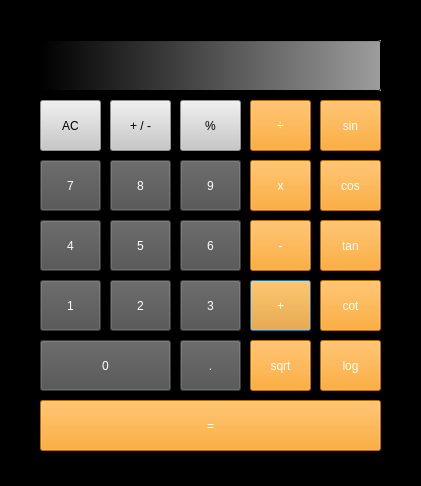
<?xml version="1.0" encoding="UTF-8"?>
<ui version="4.0">
 <class>Dialog</class>
 <widget class="QDialog" name="Dialog">
  <property name="geometry">
   <rect>
    <x>0</x>
    <y>0</y>
    <width>421</width>
    <height>486</height>
   </rect>
  </property>
  <property name="windowTitle">
   <string>Dialog</string>
  </property>
  <property name="styleSheet">
   <string notr="true">border-color: rgb(0, 0, 0);
background-color: rgb(0, 0, 0);
</string>
  </property>
  <widget class="QPushButton" name="b_sum">
   <property name="geometry">
    <rect>
     <x>250</x>
     <y>280</y>
     <width>61</width>
     <height>51</height>
    </rect>
   </property>
   <property name="styleSheet">
    <string notr="true">color: rgb(255, 255, 255);
background-color: rgb(255, 150, 0);
border-color: rgb(0, 0, 0);</string>
   </property>
   <property name="text">
    <string>+</string>
   </property>
  </widget>
  <widget class="QLineEdit" name="text_box">
   <property name="geometry">
    <rect>
     <x>40</x>
     <y>40</y>
     <width>341</width>
     <height>51</height>
    </rect>
   </property>
   <property name="styleSheet">
    <string notr="true">background-color: rgb(0, 0, 0);
background-color: qlineargradient(spread:pad, x20:0, y20:0, x2:1, y2:0, stop:0 rgba(0, 0, 0, 255), stop:1 rgba(200, 200, 200, 200));
color: rgb(255, 255, 255);</string>
   </property>
  </widget>
  <widget class="QPushButton" name="b_sub">
   <property name="geometry">
    <rect>
     <x>250</x>
     <y>220</y>
     <width>61</width>
     <height>51</height>
    </rect>
   </property>
   <property name="styleSheet">
    <string notr="true">color: rgb(255, 255, 255);
background-color: rgb(255, 150, 0);
border-color: rgb(0, 0, 0);</string>
   </property>
   <property name="text">
    <string>-</string>
   </property>
  </widget>
  <widget class="QPushButton" name="b_equal">
   <property name="geometry">
    <rect>
     <x>40</x>
     <y>400</y>
     <width>341</width>
     <height>51</height>
    </rect>
   </property>
   <property name="styleSheet">
    <string notr="true">color: rgb(255, 255, 255);
background-color: rgb(255, 150, 0);
border-color: rgb(0, 0, 0);</string>
   </property>
   <property name="text">
    <string>=</string>
   </property>
  </widget>
  <widget class="QPushButton" name="b0">
   <property name="geometry">
    <rect>
     <x>40</x>
     <y>340</y>
     <width>131</width>
     <height>51</height>
    </rect>
   </property>
   <property name="styleSheet">
    <string notr="true">color: rgb(255, 255, 255);
border-color: rgb(0, 0, 0);
background-color: rgb(79, 79, 79);</string>
   </property>
   <property name="text">
    <string>0</string>
   </property>
  </widget>
  <widget class="QPushButton" name="b_ac">
   <property name="geometry">
    <rect>
     <x>40</x>
     <y>100</y>
     <width>61</width>
     <height>51</height>
    </rect>
   </property>
   <property name="styleSheet">
    <string notr="true">background-color: rgb(200,200, 200);
color: rgb(0, 0, 0);
border-color: rgb(0, 0, 0);
</string>
   </property>
   <property name="text">
    <string>AC</string>
   </property>
  </widget>
  <widget class="QPushButton" name="b7">
   <property name="geometry">
    <rect>
     <x>40</x>
     <y>160</y>
     <width>61</width>
     <height>51</height>
    </rect>
   </property>
   <property name="styleSheet">
    <string notr="true">color: rgb(255, 255, 255);
border-color: rgb(0, 0, 0);
background-color: rgb(79, 79, 79);</string>
   </property>
   <property name="text">
    <string>7</string>
   </property>
  </widget>
  <widget class="QPushButton" name="b8">
   <property name="geometry">
    <rect>
     <x>110</x>
     <y>160</y>
     <width>61</width>
     <height>51</height>
    </rect>
   </property>
   <property name="styleSheet">
    <string notr="true">color: rgb(255, 255, 255);
border-color: rgb(0, 0, 0);
background-color: rgb(79, 79, 79);</string>
   </property>
   <property name="text">
    <string>8</string>
   </property>
  </widget>
  <widget class="QPushButton" name="b5">
   <property name="geometry">
    <rect>
     <x>110</x>
     <y>220</y>
     <width>61</width>
     <height>51</height>
    </rect>
   </property>
   <property name="styleSheet">
    <string notr="true">color: rgb(255, 255, 255);
border-color: rgb(0, 0, 0);
background-color: rgb(79, 79, 79);</string>
   </property>
   <property name="text">
    <string>5</string>
   </property>
  </widget>
  <widget class="QPushButton" name="b3">
   <property name="geometry">
    <rect>
     <x>180</x>
     <y>280</y>
     <width>61</width>
     <height>51</height>
    </rect>
   </property>
   <property name="styleSheet">
    <string notr="true">color: rgb(255, 255, 255);
border-color: rgb(0, 0, 0);
background-color: rgb(79, 79, 79);</string>
   </property>
   <property name="text">
    <string>3</string>
   </property>
  </widget>
  <widget class="QPushButton" name="b4">
   <property name="geometry">
    <rect>
     <x>40</x>
     <y>220</y>
     <width>61</width>
     <height>51</height>
    </rect>
   </property>
   <property name="styleSheet">
    <string notr="true">color: rgb(255, 255, 255);
border-color: rgb(0, 0, 0);
background-color: rgb(79, 79, 79);</string>
   </property>
   <property name="text">
    <string>4</string>
   </property>
  </widget>
  <widget class="QPushButton" name="b9">
   <property name="geometry">
    <rect>
     <x>180</x>
     <y>160</y>
     <width>61</width>
     <height>51</height>
    </rect>
   </property>
   <property name="styleSheet">
    <string notr="true">color: rgb(255, 255, 255);
border-color: rgb(0, 0, 0);
background-color: rgb(79, 79, 79);</string>
   </property>
   <property name="text">
    <string>9</string>
   </property>
  </widget>
  <widget class="QPushButton" name="b6">
   <property name="geometry">
    <rect>
     <x>180</x>
     <y>220</y>
     <width>61</width>
     <height>51</height>
    </rect>
   </property>
   <property name="styleSheet">
    <string notr="true">color: rgb(255, 255, 255);
border-color: rgb(0, 0, 0);
background-color: rgb(79, 79, 79);</string>
   </property>
   <property name="text">
    <string>6</string>
   </property>
  </widget>
  <widget class="QPushButton" name="b1">
   <property name="geometry">
    <rect>
     <x>40</x>
     <y>280</y>
     <width>61</width>
     <height>51</height>
    </rect>
   </property>
   <property name="styleSheet">
    <string notr="true">color: rgb(255, 255, 255);
border-color: rgb(0, 0, 0);
background-color: rgb(79, 79, 79);</string>
   </property>
   <property name="text">
    <string>1</string>
   </property>
  </widget>
  <widget class="QPushButton" name="b2">
   <property name="geometry">
    <rect>
     <x>110</x>
     <y>280</y>
     <width>61</width>
     <height>51</height>
    </rect>
   </property>
   <property name="styleSheet">
    <string notr="true">color: rgb(255, 255, 255);
border-color: rgb(0, 0, 0);
background-color: rgb(79, 79, 79);</string>
   </property>
   <property name="text">
    <string>2</string>
   </property>
  </widget>
  <widget class="QPushButton" name="b_dot">
   <property name="geometry">
    <rect>
     <x>180</x>
     <y>340</y>
     <width>61</width>
     <height>51</height>
    </rect>
   </property>
   <property name="styleSheet">
    <string notr="true">color: rgb(255, 255, 255);
border-color: rgb(0, 0, 0);
background-color: rgb(79, 79, 79);</string>
   </property>
   <property name="text">
    <string>.</string>
   </property>
  </widget>
  <widget class="QPushButton" name="b_pm">
   <property name="geometry">
    <rect>
     <x>110</x>
     <y>100</y>
     <width>61</width>
     <height>51</height>
    </rect>
   </property>
   <property name="styleSheet">
    <string notr="true">background-color: rgb(200,200, 200);
color: rgb(0, 0, 0);
border-color: rgb(0, 0, 0);
</string>
   </property>
   <property name="text">
    <string>+ / -</string>
   </property>
  </widget>
  <widget class="QPushButton" name="b_p">
   <property name="geometry">
    <rect>
     <x>180</x>
     <y>100</y>
     <width>61</width>
     <height>51</height>
    </rect>
   </property>
   <property name="styleSheet">
    <string notr="true">background-color: rgb(200,200, 200);
color: rgb(0, 0, 0);
border-color: rgb(0, 0, 0);
</string>
   </property>
   <property name="text">
    <string>%</string>
   </property>
  </widget>
  <widget class="QPushButton" name="b_d">
   <property name="geometry">
    <rect>
     <x>250</x>
     <y>100</y>
     <width>61</width>
     <height>51</height>
    </rect>
   </property>
   <property name="styleSheet">
    <string notr="true">color: rgb(255, 255, 255);
background-color: rgb(255, 150, 0);
border-color: rgb(0, 0, 0);
</string>
   </property>
   <property name="text">
    <string>÷</string>
   </property>
  </widget>
  <widget class="QPushButton" name="b_m">
   <property name="geometry">
    <rect>
     <x>250</x>
     <y>160</y>
     <width>61</width>
     <height>51</height>
    </rect>
   </property>
   <property name="styleSheet">
    <string notr="true">color: rgb(255, 255, 255);
background-color: rgb(255, 150, 0);
border-color: rgb(0, 0, 0);</string>
   </property>
   <property name="text">
    <string>x</string>
   </property>
  </widget>
  <widget class="QPushButton" name="b_sqrt">
   <property name="geometry">
    <rect>
     <x>250</x>
     <y>340</y>
     <width>61</width>
     <height>51</height>
    </rect>
   </property>
   <property name="styleSheet">
    <string notr="true">color: rgb(255, 255, 255);
background-color: rgb(255, 150, 0);
border-color: rgb(0, 0, 0);</string>
   </property>
   <property name="text">
    <string>sqrt</string>
   </property>
  </widget>
  <widget class="QPushButton" name="b_tan">
   <property name="geometry">
    <rect>
     <x>320</x>
     <y>220</y>
     <width>61</width>
     <height>51</height>
    </rect>
   </property>
   <property name="styleSheet">
    <string notr="true">color: rgb(255, 255, 255);
background-color: rgb(255, 150, 0);
border-color: rgb(0, 0, 0);</string>
   </property>
   <property name="text">
    <string>tan</string>
   </property>
  </widget>
  <widget class="QPushButton" name="b_sin">
   <property name="geometry">
    <rect>
     <x>320</x>
     <y>100</y>
     <width>61</width>
     <height>51</height>
    </rect>
   </property>
   <property name="styleSheet">
    <string notr="true">color: rgb(255, 255, 255);
background-color: rgb(255, 150, 0);
border-color: rgb(0, 0, 0);</string>
   </property>
   <property name="text">
    <string>sin</string>
   </property>
  </widget>
  <widget class="QPushButton" name="b_cos">
   <property name="geometry">
    <rect>
     <x>320</x>
     <y>160</y>
     <width>61</width>
     <height>51</height>
    </rect>
   </property>
   <property name="styleSheet">
    <string notr="true">color: rgb(255, 255, 255);
background-color: rgb(255, 150, 0);
border-color: rgb(0, 0, 0);</string>
   </property>
   <property name="text">
    <string>cos</string>
   </property>
  </widget>
  <widget class="QPushButton" name="b_log">
   <property name="geometry">
    <rect>
     <x>320</x>
     <y>340</y>
     <width>61</width>
     <height>51</height>
    </rect>
   </property>
   <property name="styleSheet">
    <string notr="true">color: rgb(255, 255, 255);
background-color: rgb(255, 150, 0);
border-color: rgb(0, 0, 0);</string>
   </property>
   <property name="text">
    <string>log</string>
   </property>
  </widget>
  <widget class="QPushButton" name="b_cot">
   <property name="geometry">
    <rect>
     <x>320</x>
     <y>280</y>
     <width>61</width>
     <height>51</height>
    </rect>
   </property>
   <property name="styleSheet">
    <string notr="true">color: rgb(255, 255, 255);
background-color: rgb(255, 150, 0);
border-color: rgb(0, 0, 0);</string>
   </property>
   <property name="text">
    <string>cot</string>
   </property>
  </widget>
 </widget>
 <resources/>
 <connections/>
</ui>
